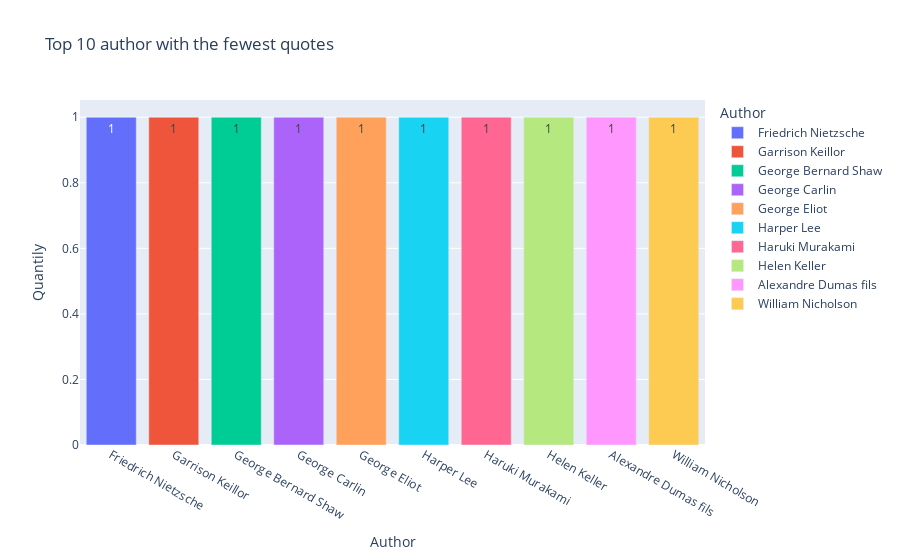

Notebook cell for this chart:
### Code cell
px.bar(
    most_author.tail(10),
    x= 'Author',
    y= 'Quantily',
    text_auto='.s',
    color='Author',
    title = 'Top 10 author with the fewest quotes'
)

### Figure 1 — Plotly figure (JSON) as saved in the notebook; plotly's stock layout.template omitted (floating-point values rounded to 4 significant figures)
{"data": [{"alignmentgroup": "True", "hovertemplate": "Author=%{x}<br>Quantily=%{y}<extra></extra>", "legendgroup": "Friedrich Nietzsche", "marker": {"color": "#636efa", "pattern": {"shape": ""}}, "name": "Friedrich Nietzsche", "offsetgroup": "Friedrich Nietzsche", "orientation": "v", "showlegend": true, "textposition": "auto", "texttemplate": "%{y:.s}", "type": "bar", "x": ["Friedrich Nietzsche"], "xaxis": "x", "y": [1], "yaxis": "y"}, {"alignmentgroup": "True", "hovertemplate": "Author=%{x}<br>Quantily=%{y}<extra></extra>", "legendgroup": "Garrison Keillor", "marker": {"color": "#EF553B", "pattern": {"shape": ""}}, "name": "Garrison Keillor", "offsetgroup": "Garrison Keillor", "orientation": "v", "showlegend": true, "textposition": "auto", "texttemplate": "%{y:.s}", "type": "bar", "x": ["Garrison Keillor"], "xaxis": "x", "y": [1], "yaxis": "y"}, {"alignmentgroup": "True", "hovertemplate": "Author=%{x}<br>Quantily=%{y}<extra></extra>", "legendgroup": "George Bernard Shaw", "marker": {"color": "#00cc96", "pattern": {"shape": ""}}, "name": "George Bernard Shaw", "offsetgroup": "George Bernard Shaw", "orientation": "v", "showlegend": true, "textposition": "auto", "texttemplate": "%{y:.s}", "type": "bar", "x": ["George Bernard Shaw"], "xaxis": "x", "y": [1], "yaxis": "y"}, {"alignmentgroup": "True", "hovertemplate": "Author=%{x}<br>Quantily=%{y}<extra></extra>", "legendgroup": "George Carlin", "marker": {"color": "#ab63fa", "pattern": {"shape": ""}}, "name": "George Carlin", "offsetgroup": "George Carlin", "orientation": "v", "showlegend": true, "textposition": "auto", "texttemplate": "%{y:.s}", "type": "bar", "x": ["George Carlin"], "xaxis": "x", "y": [1], "yaxis": "y"}, {"alignmentgroup": "True", "hovertemplate": "Author=%{x}<br>Quantily=%{y}<extra></extra>", "legendgroup": "George Eliot", "marker": {"color": "#FFA15A", "pattern": {"shape": ""}}, "name": "George Eliot", "offsetgroup": "George Eliot", "orientation": "v", "showlegend": true, "textposition": "auto", "texttemplate": "%{y:.s}", "type": "bar", "x": ["George Eliot"], "xaxis": "x", "y": [1], "yaxis": "y"}, {"alignmentgroup": "True", "hovertemplate": "Author=%{x}<br>Quantily=%{y}<extra></extra>", "legendgroup": "Harper Lee", "marker": {"color": "#19d3f3", "pattern": {"shape": ""}}, "name": "Harper Lee", "offsetgroup": "Harper Lee", "orientation": "v", "showlegend": true, "textposition": "auto", "texttemplate": "%{y:.s}", "type": "bar", "x": ["Harper Lee"], "xaxis": "x", "y": [1], "yaxis": "y"}, {"alignmentgroup": "True", "hovertemplate": "Author=%{x}<br>Quantily=%{y}<extra></extra>", "legendgroup": "Haruki Murakami", "marker": {"color": "#FF6692", "pattern": {"shape": ""}}, "name": "Haruki Murakami", "offsetgroup": "Haruki Murakami", "orientation": "v", "showlegend": true, "textposition": "auto", "texttemplate": "%{y:.s}", "type": "bar", "x": ["Haruki Murakami"], "xaxis": "x", "y": [1], "yaxis": "y"}, {"alignmentgroup": "True", "hovertemplate": "Author=%{x}<br>Quantily=%{y}<extra></extra>", "legendgroup": "Helen Keller", "marker": {"color": "#B6E880", "pattern": {"shape": ""}}, "name": "Helen Keller", "offsetgroup": "Helen Keller", "orientation": "v", "showlegend": true, "textposition": "auto", "texttemplate": "%{y:.s}", "type": "bar", "x": ["Helen Keller"], "xaxis": "x", "y": [1], "yaxis": "y"}, {"alignmentgroup": "True", "hovertemplate": "Author=%{x}<br>Quantily=%{y}<extra></extra>", "legendgroup": "Alexandre Dumas fils", "marker": {"color": "#FF97FF", "pattern": {"shape": ""}}, "name": "Alexandre Dumas fils", "offsetgroup": "Alexandre Dumas fils", "orientation": "v", "showlegend": true, "textposition": "auto", "texttemplate": "%{y:.s}", "type": "bar", "x": ["Alexandre Dumas fils"], "xaxis": "x", "y": [1], "yaxis": "y"}, {"alignmentgroup": "True", "hovertemplate": "Author=%{x}<br>Quantily=%{y}<extra></extra>", "legendgroup": "William Nicholson", "marker": {"color": "#FECB52", "pattern": {"shape": ""}}, "name": "William Nicholson", "offsetgroup": "William Nicholson", "orientation": "v", "showlegend": true, "textposition": "auto", "texttemplate": "%{y:.s}", "type": "bar", "x": ["William Nicholson"], "xaxis": "x", "y": [1], "yaxis": "y"}], "layout": {"barmode": "relative", "legend": {"title": {"text": "Author"}, "tracegroupgap": 0}, "title": {"text": "Top 10 author with the fewest quotes"}, "xaxis": {"anchor": "y", "categoryarray": ["Friedrich Nietzsche", "Garrison Keillor", "George Bernard Shaw", "George Carlin", "George Eliot", "Harper Lee", "Haruki Murakami", "Helen Keller", "Alexandre Dumas fils", "William Nicholson"], "categoryorder": "array", "domain": [0, 1], "title": {"text": "Author"}}, "yaxis": {"anchor": "x", "domain": [0, 1], "title": {"text": "Quantily"}}}}
